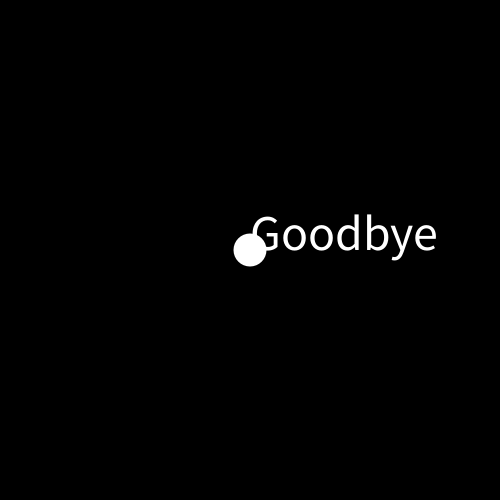
Frame 1 (no input)
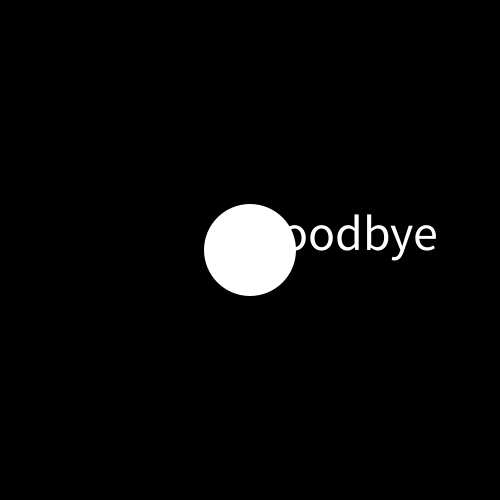
Frame 60 (the mouse pressed at the canvas centre just before this capture)
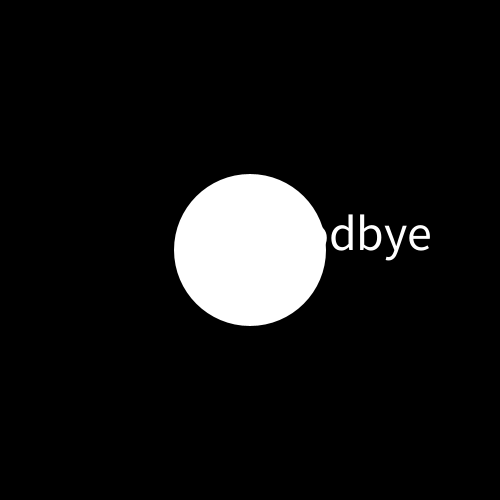
Frame 120 (the mouse held since frame 60 and released just before this capture)

The Processing sketch that drew these frames (run headless with seeded random() and noise(); from frame 60 on, the mouse is pressed at the canvas centre):

// Processing sketch: Ashley_Kuo___Variable_demo
// ── Ashley_Kuo___Variable_demo.pde
/*
Ashley Kuo
6/24/2022
Variables demo
Create for intro to CS Summer 2022 
*/

String welcome = "Hello, world"; //global variable
boolean switch1 = false;
int diameter = 30;

void setup() {
  size(500, 500);
  
  text(welcome, width/2, height/2);
  textSize(50);
  welcome = "Goodbye";
  
 
}


void draw() {
  background(0);
  diameter = diameter + 1;
  noStroke(); 
  fill(255);
  circle(width/2, height/2, 2+diameter);
  circle(width/2, height/2, diameter/2);
 
  fill(255);
  textSize(50);
  text(welcome,  width/2, height/2);
 
}

void mousePressed() {
  println(welcome);
  welcome = "goodbye";

}
